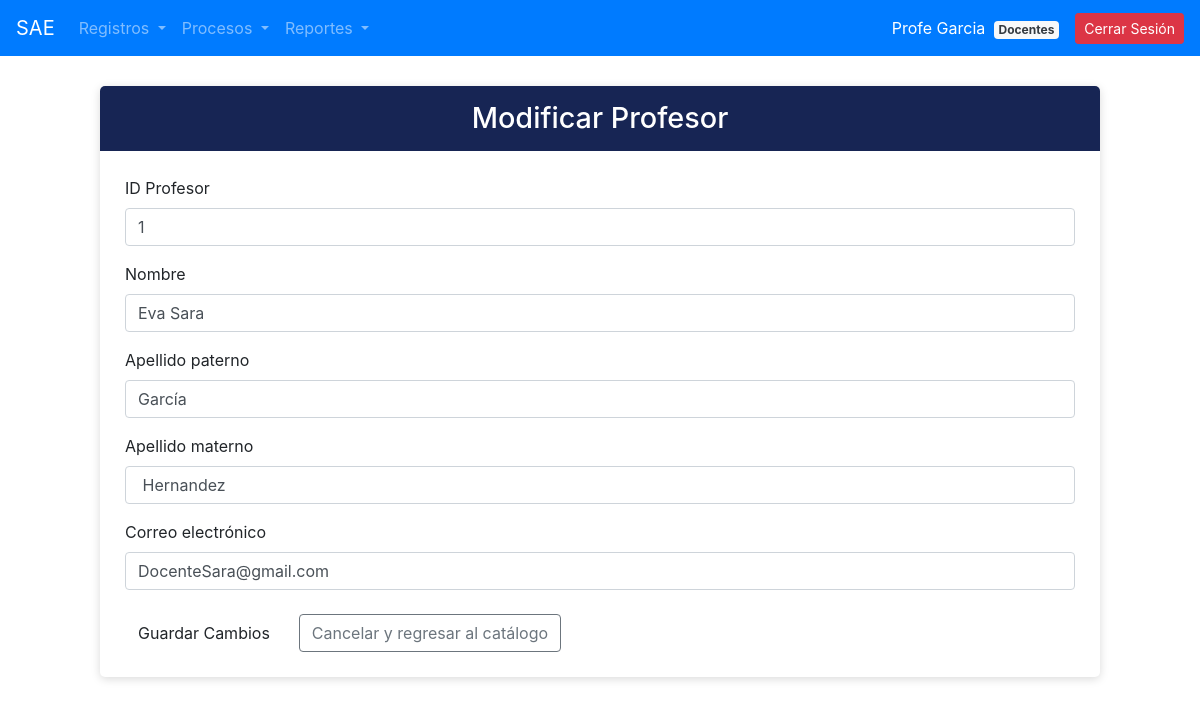
Page /modificacion/modif_profesor.php?idprof=1 (signed in) on the committed database.
### tables this page shows
CREATE TABLE `profesores` (
  `idprof` int(11) NOT NULL,
  `nombre_prof` varchar(100) NOT NULL,
  `apaterno_prof` varchar(100) NOT NULL,
  `amaterno_prof` varchar(100) NOT NULL,
  `mail_prof` varchar(150) NOT NULL,
  `estatus_prof` varchar(10) DEFAULT 'ALTA'
);

### modificacion/modif_profesor.php (the view, shortened to what this page needs)
<?php
include_once("../conexion.php");
$profesor = null;
if (isset($_GET['idprof'])) {
    $idprof = intval($_GET['idprof']);
    $sql = "SELECT * FROM profesores WHERE idprof = ?";
    $stmt = $conexion->prepare($sql);
    $stmt->bind_param("i", $idprof);
    $stmt->execute();
    $res = $stmt->get_result();
    $profesor = $res->fetch_assoc();
}
?>
<!DOCTYPE html>
<html lang="es">
<head>
    <link href="https://cdn.jsdelivr.net/npm/bootstrap@5.3.3/dist/css/bootstrap.min.css" rel="stylesheet">
    <link rel="stylesheet" href="https://cdn.jsdelivr.net/npm/bootstrap-icons@1.11.3/font/bootstrap-icons.min.css">
</head>
<body>
<?php include_once("../navegacion/nav.php"); ?>
<div class="container">
    <div class="formulario">
        <div class="titulo">
            <h2>Modificar Profesor</h2>
        </div>
        <div class="contenido">
            <?php if ($profesor): ?>
            <form method="post" action="modif_profesor.php">
                <div class="mb-3">
                    <label class="form-label">ID Profesor</label>
                    <input type="number" name="idprof" class="form-control" value="<?php echo $profesor['idprof']; ?>" required>
                </div>
                <div class="mb-3">
                    <label class="form-label">Nombre</label>
                    <input type="text" name="nombre" class="form-control" value="<?php echo htmlspecialchars($profesor['nombre_prof']); ?>" required>
                </div>
                <div class="mb-3">
                    <label class="form-label">Apellido paterno</label>
                    <input type="text" name="apellido_paterno" class="form-control" value="<?php echo htmlspecialchars($profesor['apaterno_prof']); ?>" required>
                </div>
                <div class="mb-3">
                    <label class="form-label">Apellido materno</label>
                    <input type="text" name="apellido_materno" class="form-control" value="<?php echo htmlspecialchars($profesor['amaterno_prof']); ?>" required>
                </div>
                <div class="mb-3">
                    <label class="form-label">Correo electrónico</label>
                    <input type="email" name="correo" class="form-control" value="<?php echo htmlspecialchars($profesor['mail_prof']); ?>" required>
                </div>
                <div class="d-flex align-items-center gap-3 mt-4">
                    <button type="submit" class="btn btn-sae">Guardar Cambios</button>
                    <a href="../crude/crude_profesores.php" class="btn btn-outline-secondary">Cancelar y regresar al catálogo</a>
                </div>
            </form>
            <?php else: ?>
                <div class="alert alert-warning">No se encontró la información del profesor.</div>
                <a href="../crude/crude_profesores.php" class="btn btn-secondary">Regresar al catálogo</a>
            <?php endif; ?>
        </div>
    </div>
</div>
</body>
</html>

### modificacion/modif_profesor.php (style rules this page uses)
body { background-color: #f3f1f4; }
.formulario { background-color: white; max-width: 1000px; margin: 30px auto; border-radius: 5px; box-shadow: 0 2px 10px rgba(0,0,0,0.15); overflow: hidden; }
.titulo { background-color: #172554; color: white; padding: 15px; text-align: center; }
.titulo h2 { margin: 0; font-size: 1.8rem; }
.contenido { padding: 25px; }
.btn-sae { background-color: #9f1239; color: white; border: none; padding: 8px 16px; border-radius: 4px; }

### rows in the picture
profesores: idprof "1", nombre "Eva Sara", apellido_paterno "García", apellido_materno "Hernandez", correo "DocenteSara@gmail.com"

### other values in the picture
$_SESSION['nombre_usuario'] "Profe Garcia"
$_SESSION['nombre_puesto'] "Docentes"
